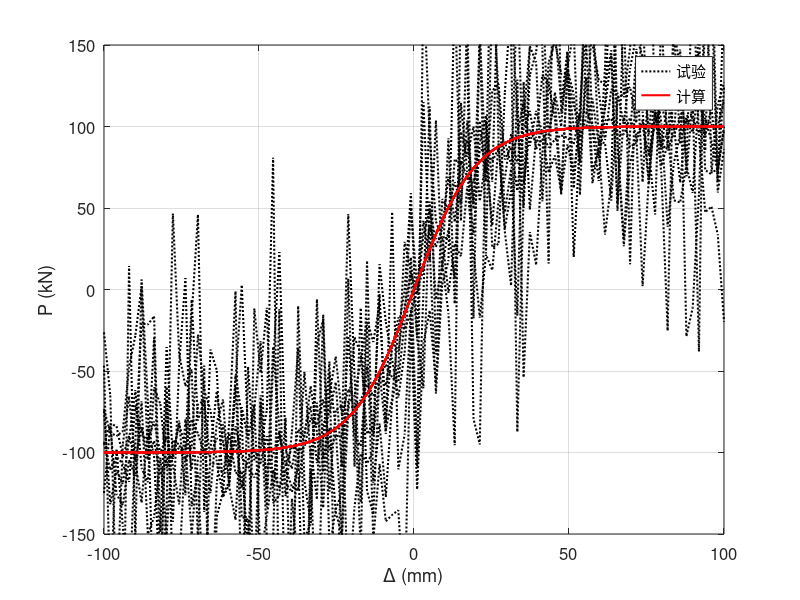

This figure's MATLAB source:
% Number of cycles for the net-like pattern
n_cycles = 8;

% Generate data for the net-like pattern
delta = linspace(-100, 100, 100); % X-axis data
P_base = 100 * tanh(0.05 * delta); % Base pattern for P (Y-axis)

% Create figure
figure;
hold on;

% Loop to create multiple overlapping rectangles
for i = 1:n_cycles
    shift = 10 * i; % Shift each cycle to create the net-like pattern
    P_experimental = P_base + shift * randn(size(delta)); % Dotted line data with some randomness
    P_calculated = P_base; % Solid line data
    
    % Plot experimental data (dotted line)
    plot(delta, P_experimental, 'k:', 'LineWidth', 1.5); 
    
    % Plot calculated data (solid line)
    plot(delta, P_calculated, 'r-', 'LineWidth', 1.5);
end

% Set axis limits
xlim([-100 100]);
ylim([-150 150]);

% Add labels
xlabel('\Delta (mm)', 'FontSize', 12);
ylabel('P (kN)', 'FontSize', 12);

% Add legend
legend({'试验', '计算'}, 'FontSize', 12, 'Location', 'best');

% Add grid
grid on;

% Set font size for axes
set(gca, 'FontSize', 12);

% Box around the plot
box on;

% Save the figure
saveas(gcf, 'final_drawing.png');
